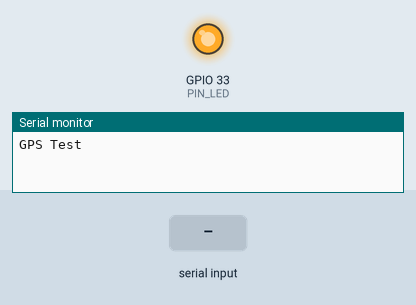
The sketch below on a simulated ESP32. Shown: output pins drawn as LEDs (lit = HIGH), the last lines printed to the serial monitor. The inputs (shaded band) are chosen by the test bench.

Above: at 2.2 s.
2.3 s: "$GPRMC" received over the second serial link
4.8 s: "90,45,200\n" received over the second serial link
At 6.0 s:
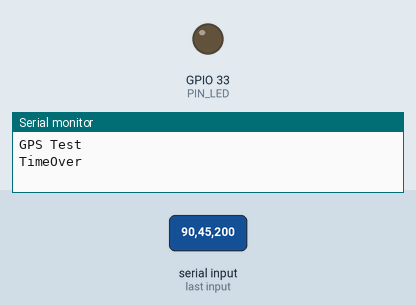
6.3 s: "$GPRMC90\n" received over the second serial link
Timing chart, 0 to 9.3 s (numbered marks = the images above; inputs shaded):
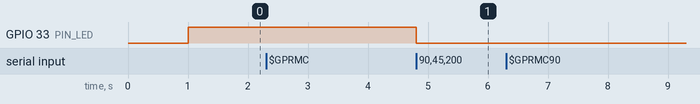

Measured:
- after the input at 4.8 s, GPIO 33 (PIN_LED): HIGH → LOW at once

The sketch:

GPS_Test.ino
```cpp
#define PIN_LED 33
#define MAXBYTE 200  //最大文字数

byte GPSdata[MAXBYTE];
int ReadPoi = 0;              //現在読み込んだ文字数
int WaitMilliseconds = 1000;  //受信待ち時間 1000msec
unsigned long WaitingLimit = 0;
float Ido, Keido;

//***********************
// 0x0aが来るまでSerial1から読み込みます
// WAITMILISECONDSミリ秒間データが来なければタイムアウトします
//***********************
bool ReadGPS() {
  while (Serial1.available() > 0) {
    GPSdata[ReadPoi] = Serial1.read();
    ReadPoi++;

    if (GPSdata[ReadPoi - 1] == 0x0a) {
      GPSdata[ReadPoi - 1] = 0;
      WaitingLimit = 0;
      return true;
    }

    if (GPSdata[ReadPoi - 1] == 0x0d) {
      ReadPoi--;
    }

    if (ReadPoi >= MAXBYTE) {
      clearPoi();
      break;
    }

    WaitingLimit = millis() + WaitMilliseconds;
  }

  if (WaitingLimit == 0) {
    return false;
  }

  if (WaitingLimit < millis()) {
    clearPoi();
    Serial.println("\nTimeOver");
  }
  return false;
}

//***********************
//ReadGPSデータをリセットします
//***********************
void clearPoi() {
  ReadPoi = 0;
  GPSdata[0] = 0;
  WaitingLimit = 0;
}

int splitString(String data, char delimiter, String *values, int maxValues) {
  int index = 0;
  int start = 0;
  int end = data.indexOf(delimiter);

  while (end >= 0 && index < maxValues) {
    values[index++] = data.substring(start, end);
    start = end + 1;
    end = data.indexOf(delimiter, start);
  }

  if (index < maxValues) {
    values[index++] = data.substring(start);
  }

  return index;
}

float convert_to_decimal_degrees(String value) {
  float degree = value.toInt() / 100;
  degree = degree + (value.toFloat() - degree * 100) / 60.0;
  return degree;
}

void setup() {
  // put your setup code here, to run once:
  Serial.begin(115200);
  Serial1.begin(9600);
  pinMode(PIN_LED, OUTPUT);
  delay(1000);
  Serial.println("GPS Test");
  digitalWrite(PIN_LED, HIGH);
}

void loop() {
  if (Serial.available() > 0) {
    int receivedByte = Serial.read();
    Serial1.write(receivedByte);
  }

  if (ReadGPS()) {
    String gps = String((char *)GPSdata);
    clearPoi();
    //Serial.println(gps);

    if (gps.startsWith("$GPRMC")) {
      Serial.println(gps);
      String values[10];  // 10個までの要素を保存できるようにする
      int numValues = splitString(gps, ',', values, 10);
      float ido = convert_to_decimal_degrees(values[3]);
      float keido = convert_to_decimal_degrees(values[5]);

      Serial.print(ido, 4);
      Serial.print(", ");
      Serial.println(keido, 4);  // 4桁の小数点以下を表示
      if (ido != 36 && keido != 136 && ido != 0 && keido != 0) {
        Ido = ido;
        Keido = keido;
        digitalWrite(PIN_LED, HIGH);
      }
    }
    else {
      digitalWrite(PIN_LED, LOW);
    }
  }
}
```
